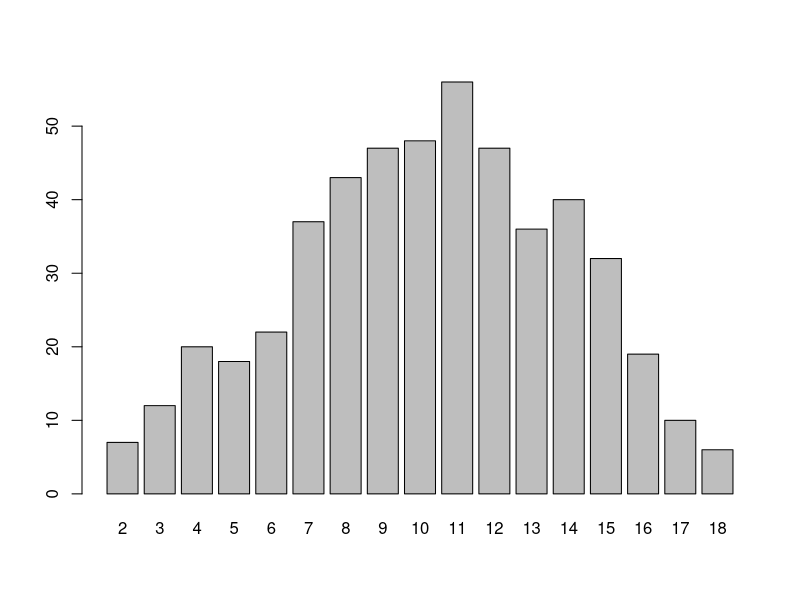

Here is the R script that generated this plot:
## ---- chunk 1
knitr::opts_chunk$set(echo = TRUE)
## ---- chunk 2
# This is a code chunk.
# Furthermore, the '#' is used for comments and turns the text green.
# Comments are not executed when running the contents of a code chunk.
# Comments are important - read them!

# Assign the value 2 to X:
X <- 2
# Display X
X
# Define Y as a vector containing the values 1,2,3,4
Y <- c(1,2,3,4)
# Display Y
Y
# Values of a vector need not be numbers.
# For example, S is defined as the sample space from the "Family Planning" in the lecture notes:
S <- c("MMM","FFF","MFM","FMM","MMF","MFF","FMF","FFM")
# Display S
S
## ---- chunk 3
# Replace "NULL" with the proper code.
A <- c("LLL","RRR","SSS")
B <- c("RLS", "RSL", "LRS", "LSR", "SRL", "SLR")
C <- c("RRL", "RRS", "RLR", "RSR", "LRR", "SRR")
D <- c(C, "LLR", "LLS", "LRL", "LSL", "RLL", "SLL", "SSR", "SSL", "SRS", "SLS", "RSS", "LSS")

## ---- chunk 4
# Replace "NULL" with the proper code.
E <- union(C,D)
G <- intersect(C,D)

## ---- chunk 5
# Type "?c" below and run the code chunk.
?c
## ---- chunk 6
# This code is a function that simulates n rolls of two fair multi-sided dice.
# Each roll, the dice results are added together and stored in a vector called results.
dice_roll <- function(sides=6,rolls=1) {
  # initialize the results vector (empty to begin)
  results <- c()
  # initiate a for loop to run 'rolls' times
  for (i in 1:rolls) {
    # simulate the rolling of two die (randomly select two values from {1,2,3,..,'sides'})
    roll <- sample(1:sides,size=2,replace=TRUE)
    # sum the results of the roll (result will be a number between 2 and 2*sides) and put the total in the results vector
    results <- c(results,sum(roll))
  }
  # print the results
  return(results)
}
# Execute this code chunk before proceeding.
## ---- chunk 7
# Test the dice_roll function below
dice_roll(sides = 8, rolls = 1) 
dice_roll(sides = 9, rolls = 10)

## ---- chunk 8
# Replace "NULL" with the proper code.
rolls_500 <- dice_roll(sides = 9, rolls = 500)
table(rolls_500)
barplot(table(rolls_500))
